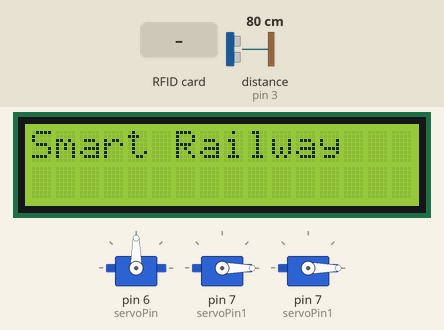
Simulated run of this sketch. Board: Arduino Uno, built with avr-gcc and run on an emulated ATmega328P. On the bench: 3 × servo, 16×2 character LCD. Wiring (inferred from the names in the program): ultrasonic range finder: trigger pin 4; echo pin 3. Inputs (shaded band) come from the test bench; at power-on: distance to the obstacle (sensor on pin 3) 80 cm. The echo pulse lasts 58.3 µs per cm; what the sketch prints to the serial monitor is not drawn.

Above: at 1.3 s.
1.4 s: RFID card 5E 7A 19 C4 held to the reader
At 2.9 s:
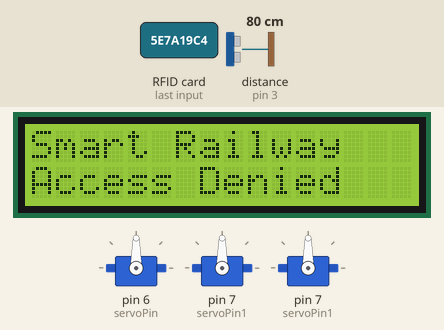
3.2 s: RFID card 53 8B A2 1A held to the reader
At 4.6 s:
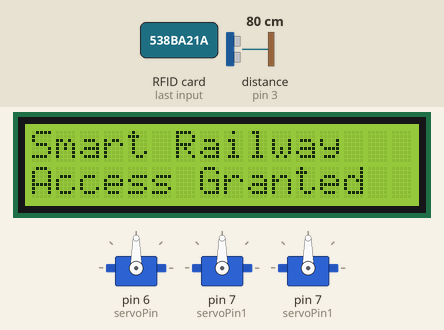
5.7 s: distance to the obstacle (sensor on pin 3) set to 13 cm
7.2 s: distance to the obstacle (sensor on pin 3) set to 10 cm
At 8.5 s:
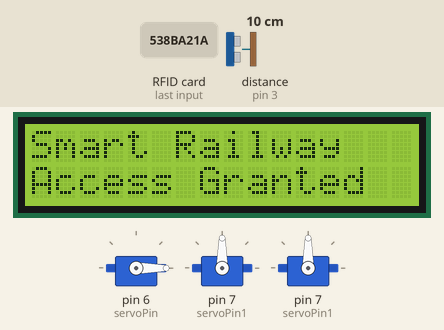
8.9 s: RFID card 5E 7A 19 C4 held to the reader
At 9.8 s:
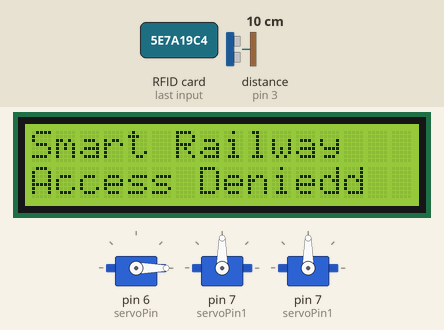
10.4 s: distance to the obstacle (sensor on pin 3) set to 18 cm
At 11.4 s:
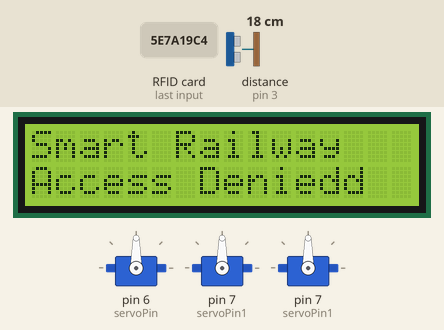
Timing chart, 0 to 13.4 s (numbered marks = the images above; inputs shaded):
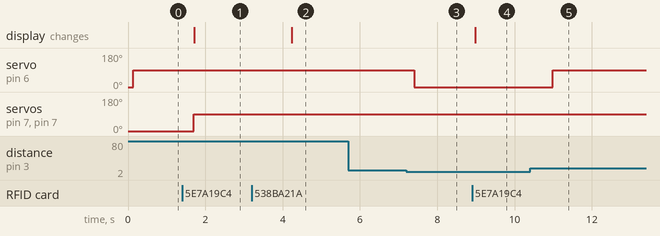

The sketch:

Sketch.ino
```cpp
#include <Servo.h>
#include <SPI.h>
#include <MFRC522.h>
#include <LiquidCrystal_I2C.h>

LiquidCrystal_I2C lcd(0x27, 16, 2); // Initialize LCD

// Pin definitions
const int servoPin = 6; // Servo for ultrasonic sensor action
const int trigPin = 4; // Ultrasonic sensor trigger pin
const int echoPin = 3; // Ultrasonic sensor echo pin
const int servoPin1 = 7; // Additional servo 1 for RFID action
const int servoPin2 = 7;
const int RST_PIN = 9;
const int SS_PIN = 10;

// Objects
Servo servo;
Servo servo1;
Servo servo2;
MFRC522 mfrc522(SS_PIN, RST_PIN);


long duration;
int distance;
int safeDistance = 10;

void setup() {
  // Initialize serial communication
  Serial.begin(9600);

  // Initialize ultrasonic sensor pins
  pinMode(trigPin, OUTPUT);
  pinMode(echoPin, INPUT);

  // Attach servos
  servo.attach(servoPin);
  servo1.attach(servoPin1);
  servo2.attach(servoPin2);
  servo.write(0); // Initialize servo to 0 degrees
  servo1.write(0); // Initialize servo1 to 0 degrees
  servo2.write(0); // Initialize servo2 to 0 degrees

  // Initialize RFID reader
  SPI.begin();
  mfrc522.PCD_Init();
  Serial.println("RFID Reader Initialized");

  // Initialize LCD
  lcd.init();
  lcd.backlight();
  lcd.print("Smart Railway ");
}

void loop() {

  digitalWrite(trigPin, LOW);
  delayMicroseconds(2);
  digitalWrite(trigPin, HIGH);
  delayMicroseconds(10);
  digitalWrite(trigPin, LOW);
  duration = pulseIn(echoPin, HIGH);
  distance = duration * 0.034 / 2;

  // Display distance on serial monitor
  Serial.print("Distance: ");
  Serial.println(distance);

  // Check if distance is within safe range
  if (distance > safeDistance) {
    servo.write(90); // Move servo to 90 degrees
    Serial.println("Barrier Open");
    Serial.print(distance);
  } else {
    servo.write(0); // Return servo to 0 degrees
    Serial.println("Barrier Closed");
  }
  delay(500);

  // RFID card detection and validation
  if (!mfrc522.PICC_IsNewCardPresent() || !mfrc522.PICC_ReadCardSerial()) {
    return; // Exit if no new card is present
  }

  // Display UID of the detected RFID tag
  Serial.print("UID tag: ");
  String content = "";
  for (byte i = 0; i < mfrc522.uid.size; i++) {
    Serial.print(mfrc522.uid.uidByte[i] < 0x10 ? " 0" : " ");
    Serial.print(mfrc522.uid.uidByte[i], HEX);
    content.concat(String(mfrc522.uid.uidByte[i] < 0x10 ? " 0" : " "));
    content.concat(String(mfrc522.uid.uidByte[i], HEX));
  }
  Serial.println();

  // Check if the RFID tag matches the authorized tag
  content.toUpperCase();
  if (content.substring(1) == "53 8B A2 1A") {
    Serial.println("Access Granted");
    lcd.setCursor(0, 1);
    lcd.print("Access Granted");
  } else {
    // Move additional servos if RFID does not match
    servo1.write(90);
    servo2.write(90);
    Serial.println("Access Denied");
    lcd.setCursor(0, 1);
    lcd.print("Access Denied");
    delay(2000); // Delay to display message before next read
  }
}
```

Measured:
- the behaviour switches between 12 and 11 cm on distance to the obstacle (sensor on pin 3) (found by bisection; images 2 and 3)
- after the input at 1.4 s, servo on pin 7 (servoPin1), servo on pin 7 (servoPin1): 0° → 90° after 0.30 s; the display: changes after 0.31 s (image 1)
- after the input at 3.2 s, the display: changes after 1.0 s (image 2)
- after the input at 5.7 s, every drawn part: stays the same
- after the input at 7.2 s, servo on pin 6 (servoPin): 90° → 0° after 0.21 s
- after the input at 8.9 s, the display: changes after 0.08 s (image 4)
- after the input at 10.4 s, servo on pin 6 (servoPin): 0° → 90° after 0.58 s
